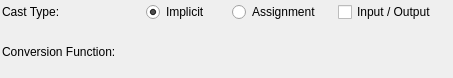
<?xml version="1.0" encoding="UTF-8"?>
<ui version="4.0">
 <class>CastWidget</class>
 <widget class="QWidget" name="CastWidget">
  <property name="geometry">
   <rect>
    <x>0</x>
    <y>0</y>
    <width>453</width>
    <height>78</height>
   </rect>
  </property>
  <property name="minimumSize">
   <size>
    <width>0</width>
    <height>0</height>
   </size>
  </property>
  <property name="windowTitle">
   <string>Form</string>
  </property>
  <layout class="QGridLayout" name="cast_grid">
   <property name="margin">
    <number>2</number>
   </property>
   <property name="spacing">
    <number>6</number>
   </property>
   <item row="0" column="0">
    <widget class="QLabel" name="cast_type_lbl">
     <property name="sizePolicy">
      <sizepolicy hsizetype="Preferred" vsizetype="Preferred">
       <horstretch>0</horstretch>
       <verstretch>0</verstretch>
      </sizepolicy>
     </property>
     <property name="minimumSize">
      <size>
       <width>121</width>
       <height>0</height>
      </size>
     </property>
     <property name="maximumSize">
      <size>
       <width>16777215</width>
       <height>16777215</height>
      </size>
     </property>
     <property name="text">
      <string>Cast Type:</string>
     </property>
    </widget>
   </item>
   <item row="0" column="1">
    <widget class="QRadioButton" name="implicit_rb">
     <property name="sizePolicy">
      <sizepolicy hsizetype="Fixed" vsizetype="Fixed">
       <horstretch>0</horstretch>
       <verstretch>0</verstretch>
      </sizepolicy>
     </property>
     <property name="minimumSize">
      <size>
       <width>80</width>
       <height>0</height>
      </size>
     </property>
     <property name="maximumSize">
      <size>
       <width>80</width>
       <height>16777215</height>
      </size>
     </property>
     <property name="text">
      <string>Implicit</string>
     </property>
     <property name="checked">
      <bool>true</bool>
     </property>
    </widget>
   </item>
   <item row="0" column="2">
    <widget class="QRadioButton" name="assignment_rb">
     <property name="sizePolicy">
      <sizepolicy hsizetype="Fixed" vsizetype="Fixed">
       <horstretch>0</horstretch>
       <verstretch>0</verstretch>
      </sizepolicy>
     </property>
     <property name="minimumSize">
      <size>
       <width>100</width>
       <height>0</height>
      </size>
     </property>
     <property name="maximumSize">
      <size>
       <width>16777215</width>
       <height>16777215</height>
      </size>
     </property>
     <property name="text">
      <string>Assignment</string>
     </property>
    </widget>
   </item>
   <item row="0" column="3">
    <widget class="QCheckBox" name="input_output_chk">
     <property name="sizePolicy">
      <sizepolicy hsizetype="Minimum" vsizetype="Fixed">
       <horstretch>0</horstretch>
       <verstretch>0</verstretch>
      </sizepolicy>
     </property>
     <property name="text">
      <string>Input / Output</string>
     </property>
    </widget>
   </item>
   <item row="1" column="0">
    <widget class="QLabel" name="conv_func_lbl">
     <property name="sizePolicy">
      <sizepolicy hsizetype="Preferred" vsizetype="Preferred">
       <horstretch>0</horstretch>
       <verstretch>0</verstretch>
      </sizepolicy>
     </property>
     <property name="minimumSize">
      <size>
       <width>138</width>
       <height>0</height>
      </size>
     </property>
     <property name="maximumSize">
      <size>
       <width>121</width>
       <height>16777215</height>
      </size>
     </property>
     <property name="text">
      <string>Conversion Function:</string>
     </property>
    </widget>
   </item>
   <item row="1" column="1" colspan="3">
    <spacer name="horizontalSpacer">
     <property name="orientation">
      <enum>Qt::Horizontal</enum>
     </property>
     <property name="sizeHint" stdset="0">
      <size>
       <width>40</width>
       <height>20</height>
      </size>
     </property>
    </spacer>
   </item>
  </layout>
 </widget>
 <resources/>
 <connections/>
</ui>
